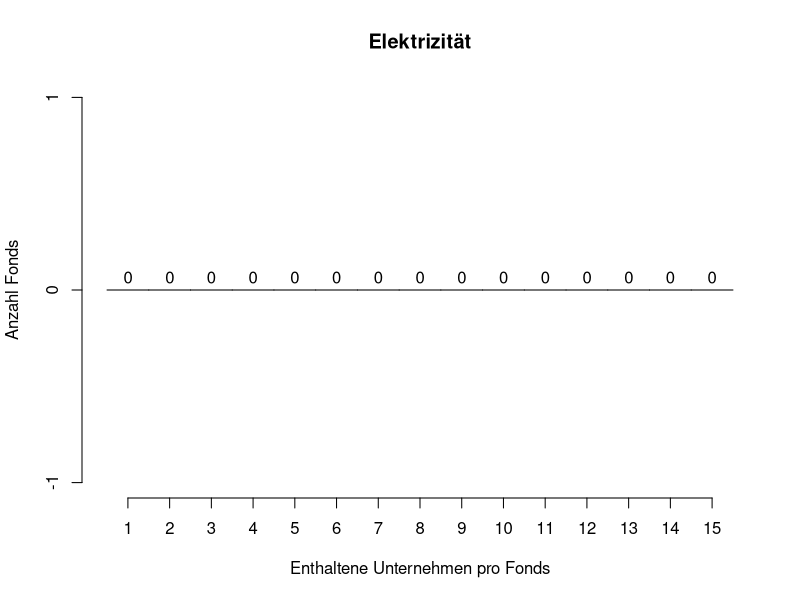

This chart was generated by the following R code:
#Anzeigen und Setzen des Working Directorys
getwd()
setwd("/Users/jonas/Documents/Promotion/Datenauswertung/Daten/Bereinigte Daten DE und USA (final)")

# Aktivieren der Pakete
library(tidyverse)
library(dplyr)


# Erstellen einer Liste filenames, die die Dateinamen der Bestandslisten enthält
filenames <- list.files()


# Einlesen aller Bestandslisten in einer Liste mit dem Namen fund_list
# 204 DE_ETFs
# 235 US_ETFs - 17 Currency Hedged ETFs (enthalten nur einen anderen ETF und Currency Forwards)
# Insgesamt: 422 Bestandslisten
fund_list  <- lapply(filenames, read.csv2)


# Erstellen einer Liste mit dem Namen ISIN_list, die die ISINS der zu suchenden Unternehmen enthält
# In die Auswertung werden nur die börsennotierten Unternehmen der zu untersuchenden Branche einbezogen.
ISIN_list <- c("US0255371017",     # American Electric Power
               "BRELETACNOR6",     # Eletrobras
               "US26441C2044",     # Duke Energy
               "DE000ENAG999",     # E.ON
               "US2810201077",     # Edison International
               "FR0010242511",     # Electricite de France
               "DE0005220008",     # EnBW
               "IT0003128367",     # Enel
               "FR0010208488",     # Engie
               "US29364G1031",     # Entergy
               "US30161N1019",     # Exelon
               "ES0144580Y14",     # Iberdrola
               "JP3228600007",     # Kansai
               "KR7015760002",     # Korea Electric Power
               "DE0007037129",     # RWE
               "GB0007908733",     # SSE
               "JP3585800000")     # Tokyo Electric Power (Tepco)


# Ertstellen einer leeren Liste mit dem Namen data, um die Daten zu speichern
data <- list()

# Loop über alle Fonds (funds)
for (fund in fund_list) {
  
  # Erstellen eines numerischen Vektors in der Länge der ISIN_list für eine Reihe
  row <- numeric(length(ISIN_list))
  
  # Loop über alle ISINs
  for (i in seq_along(ISIN_list)) {
    
    # Überprüfen, ob ISIN im Fonds (fund) vorkommt, und Ergebnis mit 0 oder 1 im Vektor row festhalten
    row[i] <- as.integer(ISIN_list[i] %in% fund$ISIN)
  }
  
  # Anhängen des Vektors für die aktuellen Reihe (für einen Fonds) an die Liste data
  data <- append(data, list(row))
}


# Benennen der Vektoren für die Fonds nach den Fondsnamen (wie in den Dateinamen)
names(data) <- filenames


# Konvertieren der Liste data zu einer Matrix
matrix_combined <- t(bind_rows(data))
colnames(matrix_combined) <- ISIN_list


#Konvertieren der Matrix zu einem Data Frame
df_combined <- as.data.frame(matrix_combined)


# Anfügen einer weiteren Spalte mit der Summe aller Treffer pro Fonds
df_combined$Summe <- rowSums(df_combined)


# Erstellen eines neuen Data Frames unter Zuweisung des Werts NA bei einer Summe 0
# Diese Anpassung dient der statistischen Auswertung. Fonds, die kein einziges Unternehmen der Branche halten, sind neutral
# in ihrem Interesse und müssen daher bei der Auswertung ausgeklammert werden.
df_cleaned <- df_combined
df_cleaned$Summe [df_cleaned$Summe == 0] <- NA


# Statistische Auswertung
summary(df_combined$Summe)
summary(df_cleaned$Summe)


# Grafische Darstellung mittels Histogramm
h <- hist(df_cleaned$Summe,
          main = "Elektrizität",
          xlab = "Enthaltene Unternehmen pro Fonds",
          ylab = "Anzahl Fonds",
          breaks = seq(0.5, 15.5, length = 16),
          xaxt = 'n')
     axis(side = 1, at=seq(1, 15, 1))
     text(h$mids, h$counts, labels = h$counts, adj = c(0.5, -0.5))
